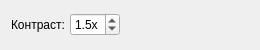
<?xml version="1.0" encoding="UTF-8"?>
<ui version="4.0">
 <class>ContrastFilterWidget</class>
 <widget class="QWidget" name="ContrastFilterWidget">
  <property name="geometry">
   <rect>
    <x>0</x>
    <y>0</y>
    <width>260</width>
    <height>50</height>
   </rect>
  </property>
  <property name="minimumSize">
   <size>
    <width>0</width>
    <height>50</height>
   </size>
  </property>
  <layout class="QHBoxLayout" name="horizontalLayout">
   <property name="spacing">
    <number>5</number>
   </property>
   <item>
    <widget class="QLabel" name="label">
     <property name="text">
      <string>Контраст:</string>
     </property>
    </widget>
   </item>
   <item>
    <widget class="QDoubleSpinBox" name="contrastSpinBox">
     <property name="suffix">
      <string>x</string>
     </property>
     <property name="decimals">
      <number>1</number>
     </property>
     <property name="minimum">
      <double>0.100000000000000</double>
     </property>
     <property name="maximum">
      <double>5.000000000000000</double>
     </property>
     <property name="singleStep">
      <double>0.100000000000000</double>
     </property>
     <property name="value">
      <double>1.500000000000000</double>
     </property>
    </widget>
   </item>
   <item>
    <spacer name="horizontalSpacer">
     <property name="orientation">
      <enum>Qt::Horizontal</enum>
     </property>
     <property name="sizeHint" stdset="0">
      <size>
       <width>40</width>
       <height>20</height>
      </size>
     </property>
    </spacer>
   </item>
  </layout>
 </widget>
 <resources/>
 <connections/>
</ui>
